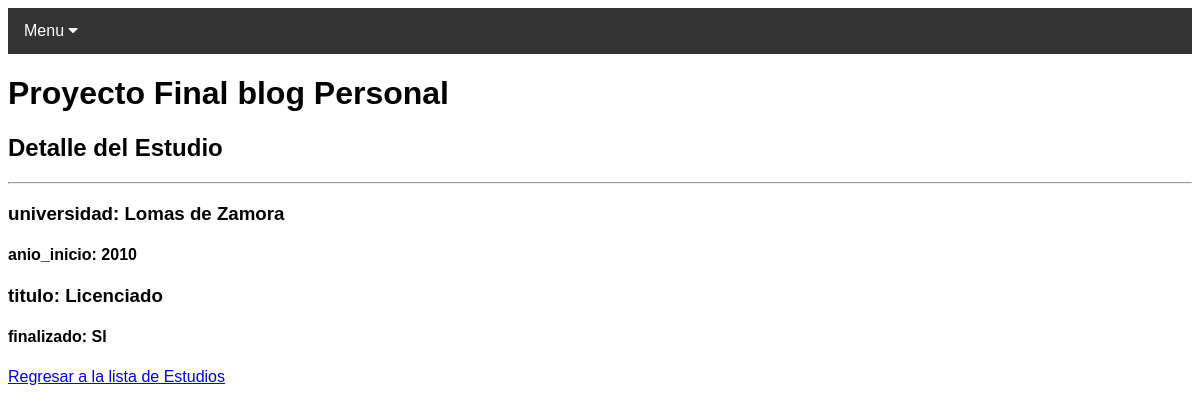
/blog_sab_app/estudio/8/detail, run on the app's committed database.
### blog_sab_app/models.py (models this page shows, shortened)
class Estudio(models.Model):
    universidad = models.CharField(max_length=40)
    anio_inicio = models.IntegerField()
    titulo = models.CharField(max_length=40)
    finalizado = models.CharField(max_length=2)

### blog_sab_app/views.py (the view)
# urls.py: path('estudio/<int:pk>/detail', views.EstudioDetailView.as_view(), name='estudio-detail'),
class EstudioDetailView(DetailView):
    model = Estudio
    template_name = "blog_sab_app/estudio_detail.html"

### blog_sab_app/templates/blog_sab_app/estudio_detail.html
{% extends "blog_sab_app/index.html" %}
{% load static %}
{% block blog_sab_app_content %}
<h2>Detalle del Estudio</h2>
<hr></hr>
<p><h3>universidad: {{ estudio.universidad }}</h3></p>
<p><h4>anio_inicio: {{ estudio.anio_inicio }}</h4></p>
<p><h3>titulo: {{ estudio.titulo }}</h3></p>
<p><h4>finalizado: {{ estudio.finalizado }}</h4></p>
<p><a class="btn2 btn-primary" href="{% url 'blog_sab_app:estudio-list' %}">Regresar a la lista de Estudios</a></p>
{% endblock %}

### blog_sab_app/templates/blog_sab_app/index.html (style rules this page uses)
body { font-family: Arial, Helvetica, sans-serif; }

### data on the page
Estudio: universidad "Lomas de Zamora", anio_inicio "2010", titulo "Licenciado", finalizado "SI"
